Frame 1 (no input): blank canvas, image omitted
Frame 60 (no input): blank canvas, image omitted
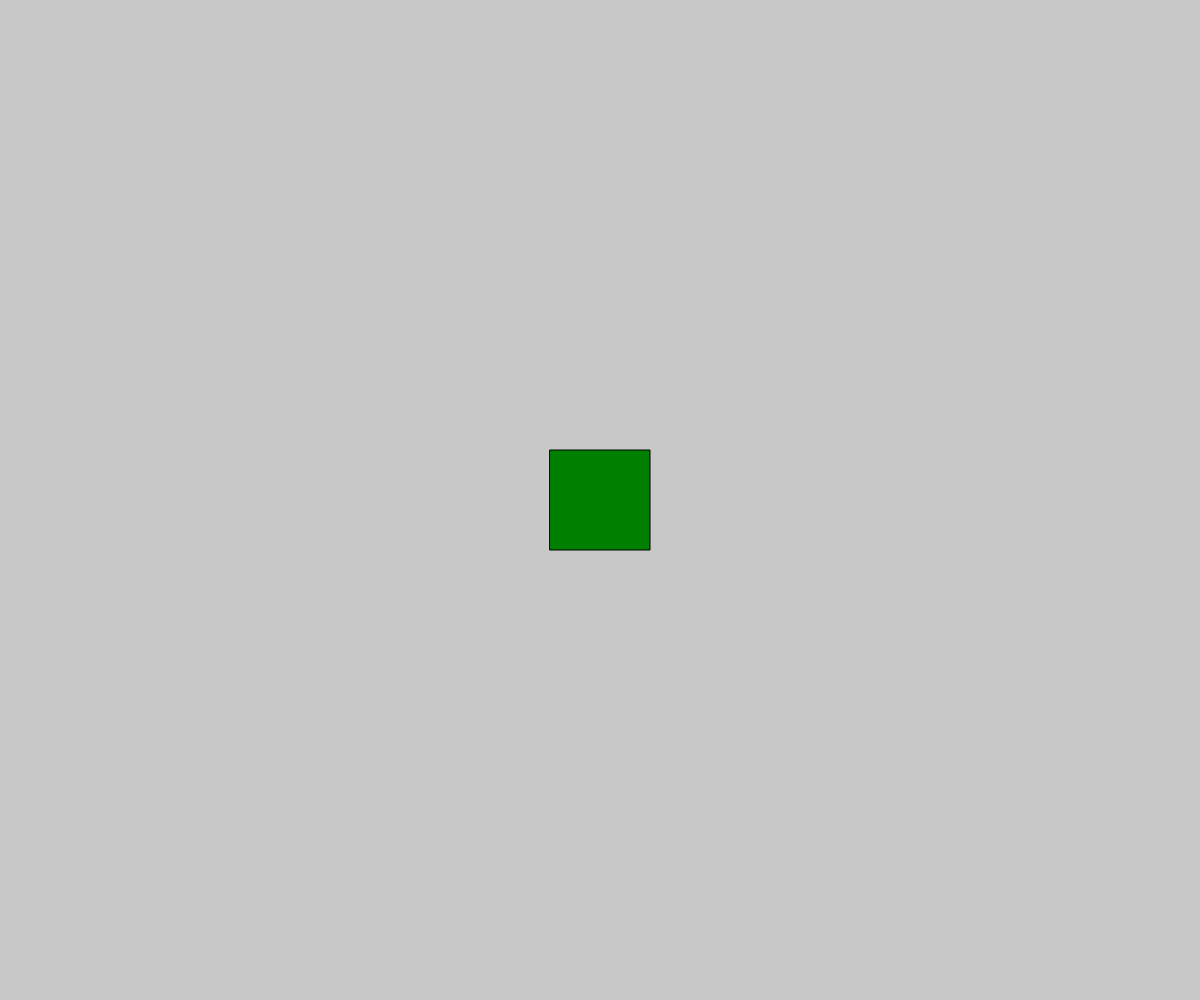
Frame 120 (the mouse pressed at the canvas centre since frame 60)

The p5.js sketch whose frames 1 and 60 were blank and that drew this single picture after the mouse press (run headless with seeded random() and noise() and a simulated clock; from frame 60 on, the mouse is pressed at the canvas centre):

// p5.js sketch
// ── sketch.js
let shapes = []
function setup() {
  createCanvas(windowWidth, windowHeight);
}
function draw() {
  background(200);
  for (let shape of shapes) {
    fill(shape.color)
    if (shape.shapeType === 'square') {
      rect(shape.x - 50, shape.y - 50, 100, 100);
    }
    if (shape.shapeType == 'circle') {
      circle(shape.x, shape.y, 100);
    }
    if (shape.shapeType == 'triangle'){
      triangle(shape.x, shape.y - 35, shape.x + 50, shape. y + 35, shape.x - 50, shape.y + 35)
    }
  }
}
function mousePressed() {
  addAShape();
}
function addAShape() {
  shape1 = {
    x: mouseX,
    y: mouseY,
    color: random(['red', 'blue', 'green']),
    shapeType: random(['square', 'circle', 'triangle'])
  }
  shapes.push(shape1);
}
function keyPressed(){
  if (shapes != []){
    deleteAShape()
  }
}
function deleteAShape(){
  shapes = shorten(shapes)
}
